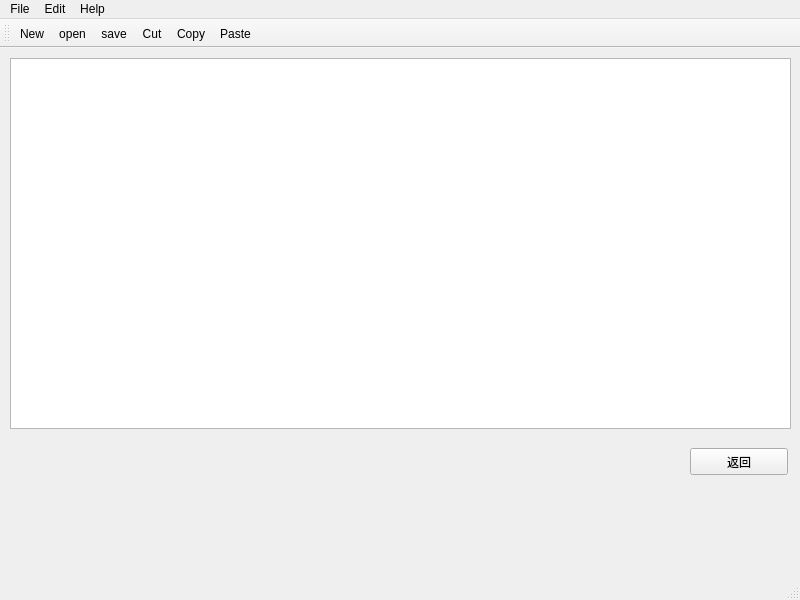
<?xml version="1.0" encoding="UTF-8"?>
<ui version="4.0">
 <class>MainWindow</class>
 <widget class="QMainWindow" name="MainWindow">
  <property name="geometry">
   <rect>
    <x>0</x>
    <y>0</y>
    <width>800</width>
    <height>600</height>
   </rect>
  </property>
  <property name="windowTitle">
   <string>MainWindow</string>
  </property>
  <widget class="QWidget" name="centralwidget">
   <widget class="QTextEdit" name="textEdit">
    <property name="geometry">
     <rect>
      <x>10</x>
      <y>10</y>
      <width>781</width>
      <height>371</height>
     </rect>
    </property>
    <property name="html">
     <string>&lt;!DOCTYPE HTML PUBLIC &quot;-//W3C//DTD HTML 4.0//EN&quot; &quot;http://www.w3.org/TR/REC-html40/strict.dtd&quot;&gt;
&lt;html&gt;&lt;head&gt;&lt;meta name=&quot;qrichtext&quot; content=&quot;1&quot; /&gt;&lt;style type=&quot;text/css&quot;&gt;
p, li { white-space: pre-wrap; }
&lt;/style&gt;&lt;/head&gt;&lt;body style=&quot; font-family:'Ubuntu'; font-size:11pt; font-weight:400; font-style:normal;&quot;&gt;
&lt;table border=&quot;0&quot; style=&quot;-qt-table-type: root; margin-top:4px; margin-bottom:4px; margin-left:4px; margin-right:4px;&quot;&gt;
&lt;tr&gt;
&lt;td style=&quot;border: none;&quot;&gt;
&lt;p style=&quot;-qt-paragraph-type:empty; margin-top:0px; margin-bottom:0px; margin-left:0px; margin-right:0px; -qt-block-indent:0; text-indent:0px;&quot;&gt;&lt;/p&gt;
&lt;p style=&quot;-qt-paragraph-type:empty; margin-top:0px; margin-bottom:0px; margin-left:0px; margin-right:0px; -qt-block-indent:0; text-indent:0px;&quot;&gt;&lt;/p&gt;
&lt;p style=&quot;-qt-paragraph-type:empty; margin-top:0px; margin-bottom:0px; margin-left:0px; margin-right:0px; -qt-block-indent:0; text-indent:0px;&quot;&gt;&lt;/p&gt;&lt;/td&gt;&lt;/tr&gt;&lt;/table&gt;&lt;/body&gt;&lt;/html&gt;</string>
    </property>
   </widget>
   <widget class="QPushButton" name="pushButton">
    <property name="geometry">
     <rect>
      <x>690</x>
      <y>400</y>
      <width>98</width>
      <height>27</height>
     </rect>
    </property>
    <property name="text">
     <string>返回</string>
    </property>
   </widget>
  </widget>
  <widget class="QMenuBar" name="menubar">
   <property name="geometry">
    <rect>
     <x>0</x>
     <y>0</y>
     <width>800</width>
     <height>25</height>
    </rect>
   </property>
   <widget class="QMenu" name="menuFile">
    <property name="title">
     <string>File</string>
    </property>
    <addaction name="actionNew"/>
    <addaction name="actionOpen"/>
    <addaction name="actionSave"/>
    <addaction name="actionSave_as"/>
    <addaction name="actionExit"/>
   </widget>
   <widget class="QMenu" name="menuEdit">
    <property name="title">
     <string>Edit</string>
    </property>
    <addaction name="actionCut"/>
    <addaction name="actionCopy"/>
    <addaction name="actionPaste"/>
   </widget>
   <widget class="QMenu" name="menuHelp">
    <property name="title">
     <string>Help</string>
    </property>
    <addaction name="actionAbout"/>
   </widget>
   <addaction name="menuFile"/>
   <addaction name="menuEdit"/>
   <addaction name="menuHelp"/>
  </widget>
  <widget class="QStatusBar" name="statusbar"/>
  <widget class="QToolBar" name="toolBar">
   <property name="windowTitle">
    <string>toolBar</string>
   </property>
   <attribute name="toolBarArea">
    <enum>TopToolBarArea</enum>
   </attribute>
   <attribute name="toolBarBreak">
    <bool>false</bool>
   </attribute>
   <addaction name="actionNew"/>
   <addaction name="actionOpen"/>
   <addaction name="actionSave"/>
   <addaction name="actionCut"/>
   <addaction name="actionCopy"/>
   <addaction name="actionPaste"/>
  </widget>
  <action name="actionNew">
   <property name="icon">
    <iconset resource="res.qrc">
     <normaloff>:/img/icon/new.png</normaloff>:/img/icon/new.png</iconset>
   </property>
   <property name="text">
    <string>New</string>
   </property>
  </action>
  <action name="actionOpen">
   <property name="icon">
    <iconset resource="res.qrc">
     <normaloff>:/img/icon/open.png</normaloff>:/img/icon/open.png</iconset>
   </property>
   <property name="text">
    <string>open</string>
   </property>
  </action>
  <action name="actionSave">
   <property name="icon">
    <iconset resource="res.qrc">
     <normaloff>:/img/icon/save.png</normaloff>:/img/icon/save.png</iconset>
   </property>
   <property name="text">
    <string>save</string>
   </property>
  </action>
  <action name="actionSave_as">
   <property name="text">
    <string>save as</string>
   </property>
  </action>
  <action name="actionExit">
   <property name="text">
    <string>Exit</string>
   </property>
  </action>
  <action name="actionCut">
   <property name="icon">
    <iconset resource="res.qrc">
     <normaloff>:/img/icon/cut.png</normaloff>:/img/icon/cut.png</iconset>
   </property>
   <property name="text">
    <string>Cut</string>
   </property>
  </action>
  <action name="actionCopy">
   <property name="icon">
    <iconset resource="res.qrc">
     <normaloff>:/img/icon/copy.png</normaloff>:/img/icon/copy.png</iconset>
   </property>
   <property name="text">
    <string>Copy</string>
   </property>
  </action>
  <action name="actionPaste">
   <property name="icon">
    <iconset resource="res.qrc">
     <normaloff>:/img/icon/paste.png</normaloff>:/img/icon/paste.png</iconset>
   </property>
   <property name="text">
    <string>Paste</string>
   </property>
  </action>
  <action name="actionAbout">
   <property name="text">
    <string>About</string>
   </property>
  </action>
 </widget>
 <resources>
  <include location="res.qrc"/>
 </resources>
 <connections/>
</ui>
